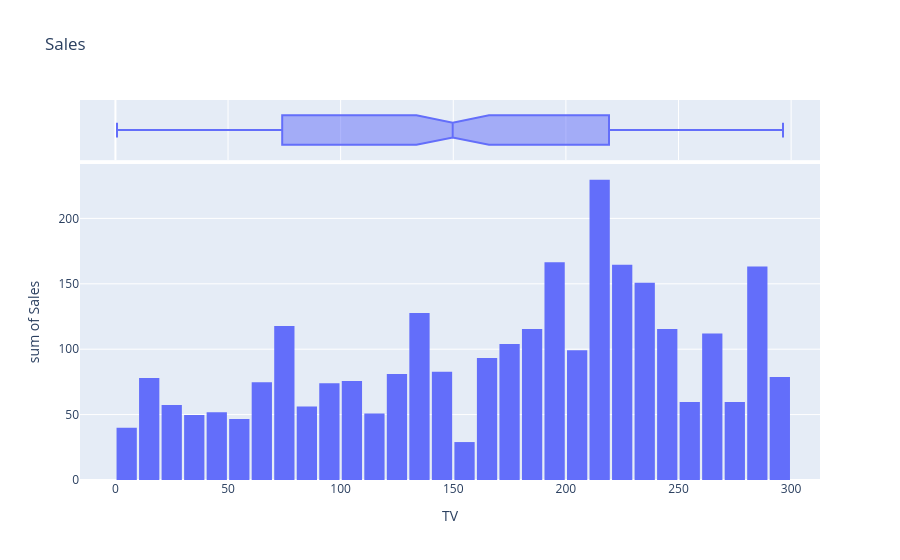

Notebook code for this chart:
### Code cell
sales_plot = px.histogram(sales_data,x= 'TV' , y = 'Sales', marginal = 'box', title = 'Sales', nbins= 40) #marginal puts that box ontop of the box on top of the plot to seen the pecentiles, median, etc.
sales_plot.update_layout(bargap=0.1) #only thing that can be used to put a gap)
sales_plot.show()  #shows that cars of latest years cost more.

### Figure 1 — Plotly figure (JSON) as saved in the notebook; plotly's stock layout.template omitted (floating-point values rounded to 4 significant figures; data arrays with more than 128 entries replaced by an {"elided": "..."} marker saying what was removed)
{"data": [{"bingroup": "x", "histfunc": "sum", "hovertemplate": "TV=%{x}<br>sum of Sales=%{y}<extra></extra>", "legendgroup": "", "marker": {"color": "#636efa", "pattern": {"shape": ""}}, "name": "", "nbinsx": 40, "orientation": "v", "showlegend": false, "type": "histogram", "x": {"elided": "200 float values"}, "xaxis": "x", "y": {"elided": "200 float values"}, "yaxis": "y"}, {"hovertemplate": "TV=%{x}<extra></extra>", "legendgroup": "", "marker": {"color": "#636efa"}, "name": "", "notched": true, "showlegend": false, "type": "box", "x": {"elided": "200 float values"}, "xaxis": "x2", "yaxis": "y2"}], "layout": {"bargap": 0.1, "barmode": "relative", "legend": {"tracegroupgap": 0}, "title": {"text": "Sales"}, "xaxis": {"anchor": "y", "domain": [0, 1], "title": {"text": "TV"}}, "xaxis2": {"anchor": "y2", "domain": [0, 1], "matches": "x", "showgrid": true, "showticklabels": false}, "yaxis": {"anchor": "x", "domain": [0, 0.8316], "title": {"text": "sum of Sales"}}, "yaxis2": {"anchor": "x2", "domain": [0.8416, 1], "matches": "y2", "showgrid": false, "showline": false, "showticklabels": false, "ticks": ""}}}
